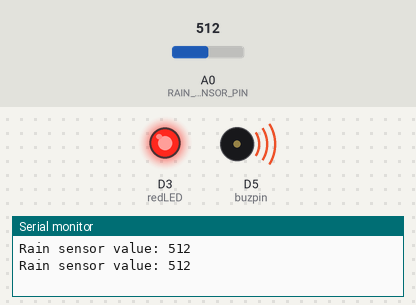
The sketch below on a simulated ESP8266 (NodeMCU). On the bench: output pins drawn as LEDs (lit = HIGH), buzzer (waves = sounding), the last lines printed to the serial monitor. Inputs (shaded band) come from the test bench; at power-on: A0 (RAIN_SENSOR_PIN) = 512. WiFi joins after 1.5 s; servers stay silent unless stated.

Above: at 3.0 s.
3.1 s: A0 (RAIN_SENSOR_PIN) set to 840
5.0 s: A0 (RAIN_SENSOR_PIN) set to 862
At 6.1 s:
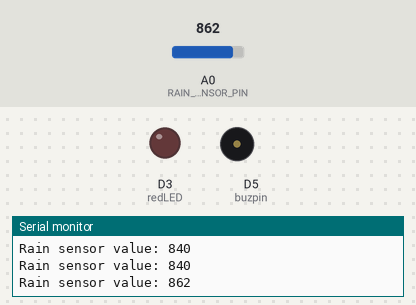
7.3 s: A0 (RAIN_SENSOR_PIN) set to 716
At 8.9 s:
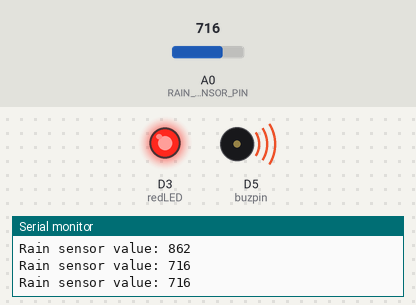
9.3 s: A0 (RAIN_SENSOR_PIN) set to 860
At 10.5 s:
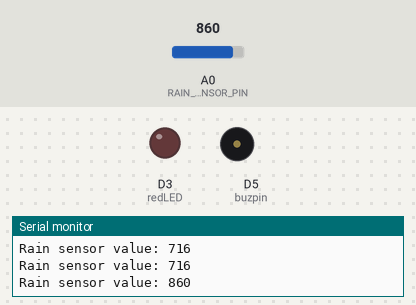
Timing chart, 0 to 12.3 s (numbered marks = the images above; inputs shaded):
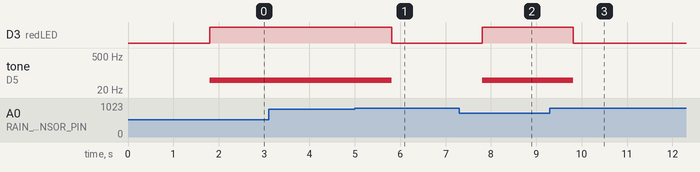

The sketch:

rainwater.ino
```cpp
#define BLYNK_TEMPLATE_ID ""
#define BLYNK_TEMPLATE_NAME ""
#define BLYNK_AUTH_TOKEN ""

#define BLYNK_PRINT Serial
#include <ESP8266WiFi.h>
#include <BlynkSimpleEsp8266.h>


char auth[] = "";//Enter your Auth token
char ssid[] = "";//Enter your WIFI name
char pass[] = "";//Enter your WIFI password

BlynkTimer timer;

#define RAIN_SENSOR_PIN A0
#define RAIN_SENSOR_THRESHOLD 850 // adjust this value based on your sensor
const int redLED = D3;
const int buzpin = D5; // change this to a different pin if necessary
int flag = 0;
#define VPIN_BUTTON_2 V1

#define ON HIGH
#define OFF LOW

void setup()
{
  pinMode(D3, OUTPUT);
  Serial.begin(115200);
  Blynk.begin(BLYNK_AUTH_TOKEN, ssid, pass);
}

void loop()
{
  int sensorValue = analogRead(RAIN_SENSOR_PIN);
  Serial.print("Rain sensor value: ");
  Serial.println(sensorValue);

  if (sensorValue < RAIN_SENSOR_THRESHOLD) {
    Blynk.logEvent("test_rain");
    Blynk.virtualWrite(VPIN_BUTTON_2, "Water Level is Above Average !!");
    digitalWrite(redLED, HIGH);
    digitalWrite(D3, HIGH);
    tone(buzpin, 50);
    flag = 1;
  }
  else {
    flag = 0;
    noTone(buzpin); // make sure this function is called
    digitalWrite(redLED, LOW);
    digitalWrite(D3, LOW);
    Blynk.virtualWrite(VPIN_BUTTON_2, "Water Level is Normal");
  }

  Blynk.virtualWrite(V0, sensorValue);

  Blynk.run();
  delay(1000);
}
```

Measured:
- the behaviour switches between 849 and 850 on A0 (RAIN_SENSOR_PIN) (found by bisection; images 0 and 1)
- after the input at 5.0 s, D3 (redLED): HIGH → LOW after 0.81 s; tone on D5 (buzpin): 50 Hz → silent after 0.81 s
- after the input at 7.3 s, D3 (redLED): LOW → HIGH after 0.51 s; tone on D5 (buzpin): silent → 50 Hz after 0.51 s
- after the input at 9.3 s, D3 (redLED): HIGH → LOW after 0.51 s; tone on D5 (buzpin): 50 Hz → silent after 0.51 s
